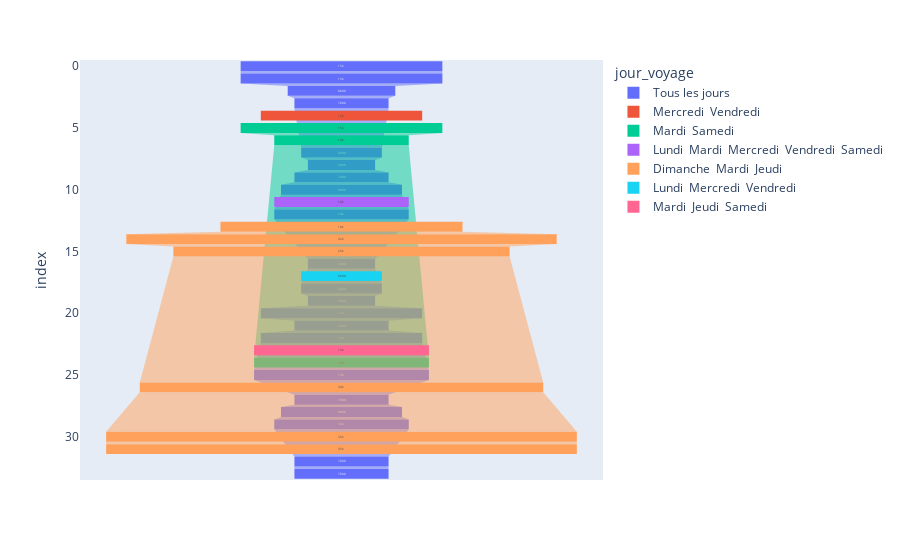

The notebook cell this image was saved under:
### Code cell
fig = px.funnel(df, x=df["prix_adulte"].astype('int'), color=df["jour_voyage"])
fig

### Figure 1 — Plotly figure (JSON) as saved in the notebook; plotly's stock layout.template omitted (floating-point values rounded to 4 significant figures)
{"data": [{"hovertemplate": "jour_voyage=Tous les jours<br>x=%{x}<br>index=%{y}<extra></extra>", "legendgroup": "Tous les jours", "marker": {"color": "#636efa"}, "name": "Tous les jours", "orientation": "h", "showlegend": true, "type": "funnel", "x": [15000, 15000, 8000, 7000, 6000, 5000, 7000, 9000, 10000, 5000, 6000, 5000, 12000, 7000, 12000, 13000, 7000, 9000, 10000, 7000, 7000], "xaxis": "x", "y": [0, 1, 2, 3, 7, 8, 9, 10, 12, 16, 18, 19, 20, 21, 22, 25, 27, 28, 29, 32, 33], "yaxis": "y"}, {"hovertemplate": "jour_voyage=Mercredi  Vendredi<br>x=%{x}<br>index=%{y}<extra></extra>", "legendgroup": "Mercredi  Vendredi", "marker": {"color": "#EF553B"}, "name": "Mercredi  Vendredi", "orientation": "h", "showlegend": true, "type": "funnel", "x": [12000], "xaxis": "x", "y": [4], "yaxis": "y"}, {"hovertemplate": "jour_voyage=Mardi  Samedi<br>x=%{x}<br>index=%{y}<extra></extra>", "legendgroup": "Mardi  Samedi", "marker": {"color": "#00cc96"}, "name": "Mardi  Samedi", "orientation": "h", "showlegend": true, "type": "funnel", "x": [15000, 10000, 13000], "xaxis": "x", "y": [5, 6, 24], "yaxis": "y"}, {"hovertemplate": "jour_voyage=Lundi  Mardi  Mercredi  Vendredi  Samedi<br>x=%{x}<br>index=%{y}<extra></extra>", "legendgroup": "Lundi  Mardi  Mercredi  Vendredi  Samedi", "marker": {"color": "#ab63fa"}, "name": "Lundi  Mardi  Mercredi  Vendredi  Samedi", "orientation": "h", "showlegend": true, "type": "funnel", "x": [10000], "xaxis": "x", "y": [11], "yaxis": "y"}, {"hovertemplate": "jour_voyage=Dimanche  Mardi  Jeudi<br>x=%{x}<br>index=%{y}<extra></extra>", "legendgroup": "Dimanche  Mardi  Jeudi", "marker": {"color": "#FFA15A"}, "name": "Dimanche  Mardi  Jeudi", "orientation": "h", "showlegend": true, "type": "funnel", "x": [18000, 32000, 25000, 30000, 35000, 35000], "xaxis": "x", "y": [13, 14, 15, 26, 30, 31], "yaxis": "y"}, {"hovertemplate": "jour_voyage=Lundi  Mercredi  Vendredi<br>x=%{x}<br>index=%{y}<extra></extra>", "legendgroup": "Lundi  Mercredi  Vendredi", "marker": {"color": "#19d3f3"}, "name": "Lundi  Mercredi  Vendredi", "orientation": "h", "showlegend": true, "type": "funnel", "x": [6000], "xaxis": "x", "y": [17], "yaxis": "y"}, {"hovertemplate": "jour_voyage=Mardi  Jeudi  Samedi<br>x=%{x}<br>index=%{y}<extra></extra>", "legendgroup": "Mardi  Jeudi  Samedi", "marker": {"color": "#FF6692"}, "name": "Mardi  Jeudi  Samedi", "orientation": "h", "showlegend": true, "type": "funnel", "x": [13000], "xaxis": "x", "y": [23], "yaxis": "y"}], "layout": {"autosize": true, "legend": {"title": {"text": "jour_voyage"}, "tracegroupgap": 0}, "margin": {"t": 60}, "xaxis": {"anchor": "y", "autorange": true, "domain": [0, 1], "range": [-19440.0, 19440.0], "title": {"text": "x"}, "type": "linear"}, "yaxis": {"anchor": "x", "autorange": true, "domain": [0, 1], "range": [33.5, -0.5], "title": {"text": "index"}, "type": "linear"}}}
